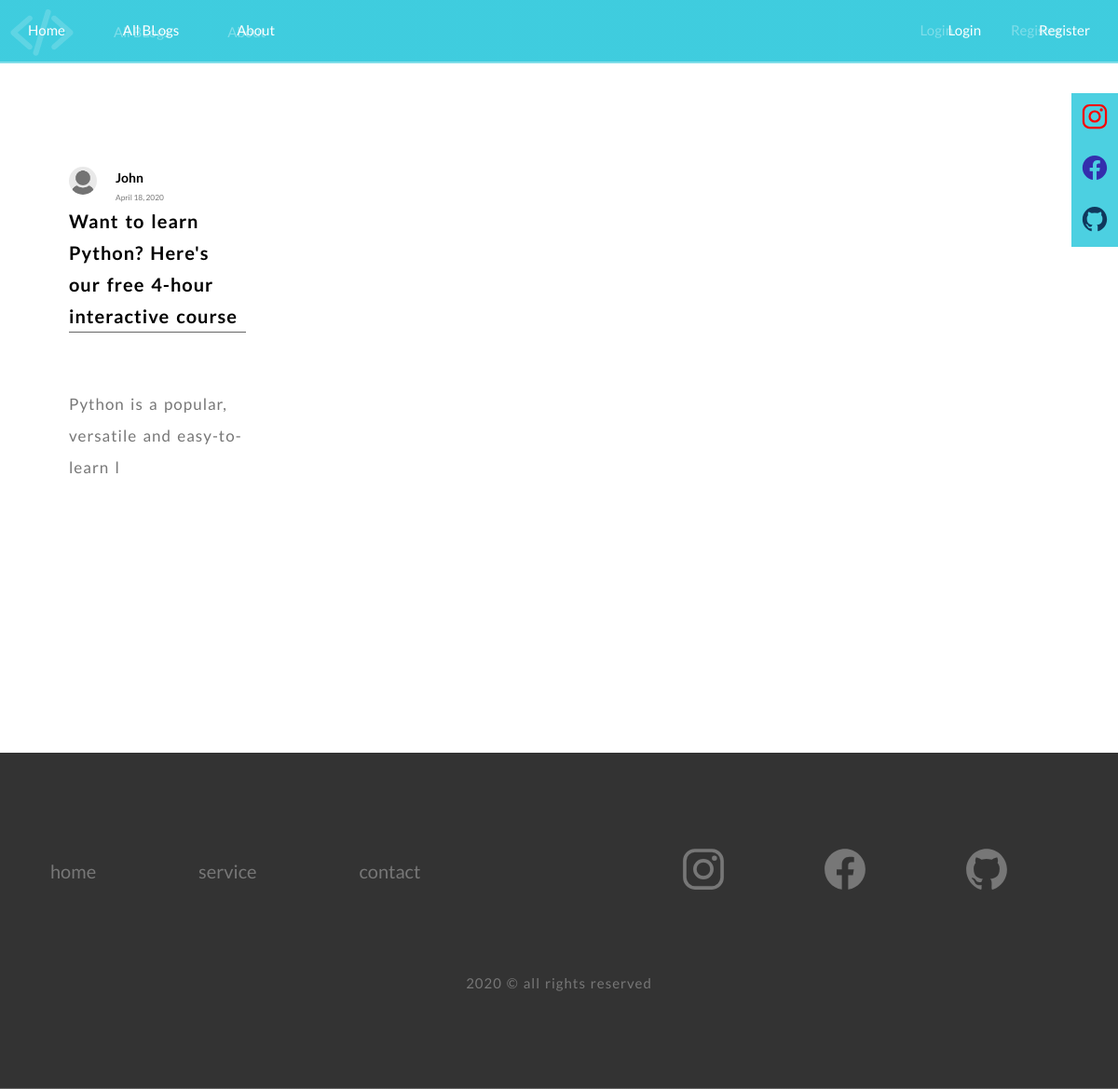
The app's page /post/39 with its own data.
### Blog/models.py (models this page shows, shortened)
class Post(models.Model):
    title = models.CharField(max_length = 100)
    content = models.TextField()
    date_posted = models.DateTimeField(default = timezone.now)
    author = models.ForeignKey(User, on_delete = models.CASCADE)
    image = models.ImageField( default = 'default.jpg' , upload_to = 'blog_images')

### users/models.py (models this page shows, shortened)
class Profile(models.Model):
    user = models.OneToOneField(User, on_delete = models.CASCADE)
    image = models.ImageField( default = 'default.jpg' ,upload_to = 'profile_pics')

### Blog/views.py (the view)
# urls.py: path('post/<int:pk>', PostDetailView.as_view(), name = "post-detail"),
class PostDetailView(DetailView):
    model = Post

### Blog/templates/blog/post_detail.html (shortened to what this page needs)
{% extends 'blog/base.html' %}
{% block content %}
    <header>
        <nav class="navigation">
            <ul class="navigation__list nav-left">
                <li><a href="{% url 'home' %}" class="navigation__list--item">Home</a></li>
                <li><a href="{% url 'blog-home' %}" class="navigation__list--item">All BLogs</a></li>
                <li><a href="{% url 'blog-about' %}" class="navigation__list--item">About</a></li>
            </ul>
            <ul class="navigation__list nav-right">
                {% if user.is_authenticated %}
                <li><a class="navigation__list--item" href="{% url 'profile' %}">profile</a></li>
                <li><a class="navigation__list--item" href="{% url 'logout' %}">logout</a></li>
                {% else %}
                <li><a class="navigation__list--item" href="{% url 'login' %}">Login</a></li>
                <li><a class="navigation__list--item" href="{% url 'register' %}">Register</a></li>
                {% endif %}
            </ul>
        </nav>
    </header>
    <main >
        <section class="section-blog post-detail">
            <div class="row">
                    <div class="col-4-of-4">
                        <article class="post">
                            <div class="col-1-of-4">
                                <img src="{{ object.author.profile.image.url }}" alt="" class="post__img-icon">
                                <div class="post__body">
                                    <div class="post__meta-data">
                                        <a class="post__author " href="{% url 'user-posts' post.author %}">{{ object.author }}</a>
                                        <small class="post__date">{{ object.date_posted|date:"F d, Y" }}</small>
                                    </div>
                                    <h2 class="post__title" href="{% url 'post-detail' post.id  %}">{{ object.title }}</h2>
                                    <p class="post__content">{{ object.content|slice:":50"  }}</p>
                                </div>
                            </div>
                            <div class="col-3-of-4">
                                <figure class="post__img">
                                </figure>
                            </div>
                        </article>
                    </div>
           </div>
        </section>
    </main>
{% endblock content %}

### Blog/static/blog/main.css (style rules this page uses)
*, *::after, *::before { margin: 0; padding: 0; box-sizing: inherit; }
html { font-size: 62.5%; }
body { box-sizing: border-box; }
body { font-family: "Lato", sans-serif; font-weight: 400; line-height: 1.7; color: #777; }
.navigation { background-image: linear-gradient(rgba(0, 188, 212, 0.5), rgba(0, 188, 212, 0.5)); position: fixed; width: 100%; z-index: 1000; }
.navigation::after { content: ""; display: table; clear: both; }
.navigation__list { list-style: none; display: inline-block; }
.navigation__list li { display: inline-block; margin: 2rem 3rem; }
.navigation__list--item { text-decoration: none; color: #fff; font-size: 1.5rem; transition: color .4s; position: relative; }
.navigation .nav-left { float: left; }
.navigation .nav-right { float: right; }
.post { background-color: #fff; margin-bottom: 5rem; padding: 2.5rem 4rem; overflow: hidden; width: 90%; transition: border .2s; border: 4px solid transparent; position: relative; }
.post__img-icon { position: absolute; display: inline-block; height: 3rem; width: 3rem; border-radius: 50%; }
.post__meta-data { display: inline-block; margin-left: 5rem; width: 10rem; }
.post__author { display: inline-block; font-weight: bolder; text-decoration: none; color: #000; font-size: 1.4rem; text-transform: capitalize; width: 100%; }
.post__date { display: inline-block; }
.post__title { font-weight: 700; text-decoration: none; font-size: 2rem; color: #000; display: block; border-bottom: 1px solid rgba(0, 0, 0, 0.6); letter-spacing: 1px; word-spacing: 2px; animation: moveInLeft 2s; }
.post__content { font-size: 1.7rem; margin-top: 6rem; margin-bottom: 4rem; color: #777777; letter-spacing: 1px; word-spacing: 2px; line-height: 200%; animation: moveInRight 2s; }
.post__img { width: 90%; height: 40rem; overflow: hidden; margin-left: 2rem; animation: moveInBottom 2s; }
.row { max-width: 114rem; margin: 0 auto; }
.row [class^="col-"] { float: left; }
.row [class^="col-"]:not(:last-child) { margin-right: 6rem; }
.row::after { content: ""; display: table; clear: both; }
.row .col-1-of-4 { width: calc((100% - 3 * 6rem) / 4); }
.row .col-3-of-4 { width: calc(3 * ((100% - 3 * 6rem) / 4) + 2 * 6rem); }
.row .col-4-of-4 { width: 100%; }
.section-blog { padding: 15rem 0; }

### records on screen
Post: author.profile.image (placeholder picture), author "John", date_posted "April 18, 2020", title "Want to learn Python? Here's our free 4-hour interactive course", content "Python is a popular, versatile and easy-to-learn l"
